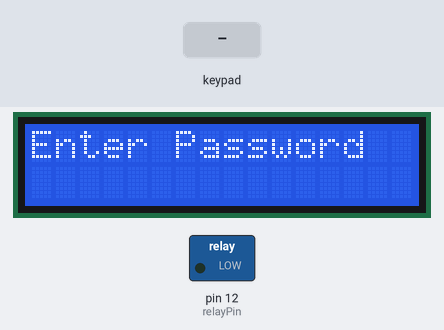
The sketch below on a simulated Arduino Uno, built with avr-gcc and run on an emulated ATmega328P. Shown: 16×2 character LCD, switched loads named in the sketch (green lamp = pin HIGH). The test bench sets the inputs (shaded band). What the sketch prints to the serial monitor is not drawn.

Above: at 1.2 s.
1.3 s: keypad keys 1 2 3 A 4 5 6 # pressed 0.4 s apart
At 5.7 s:
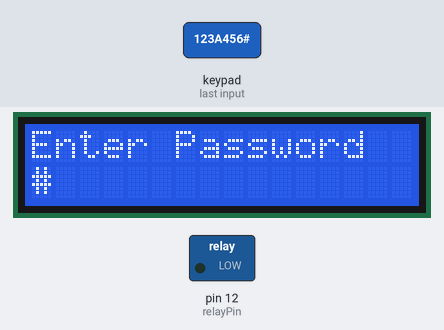
6.0 s: key 'A' pressed
At 6.6 s:
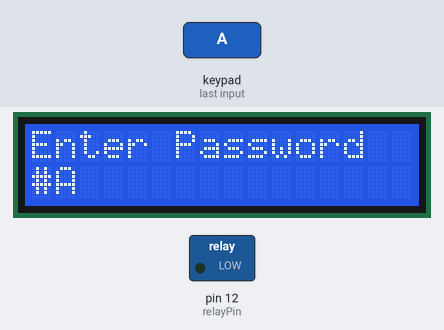
7.5 s: keypad keys 1 2 3 A 4 5 6 * pressed 0.4 s apart
At 11.0 s:
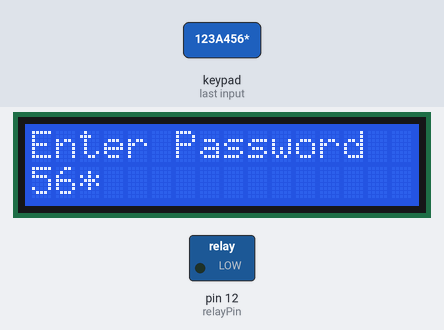
12.2 s: key 'B' pressed
At 13.3 s:
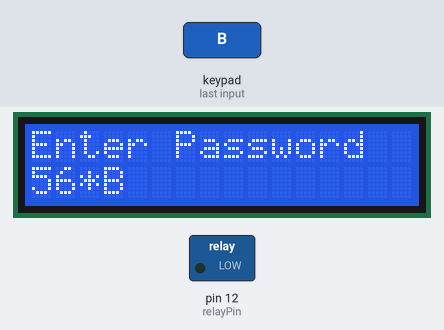
13.7 s: key 'C' pressed
At 14.7 s:
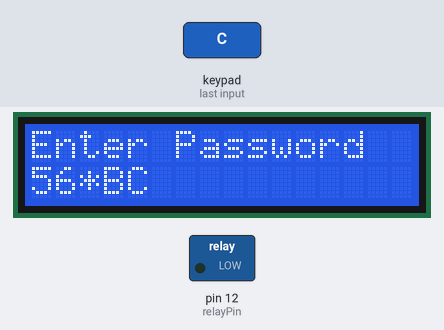
15.2 s: keypad keys 1 2 3 A 4 5 6 A pressed 0.4 s apart
At 19.3 s:
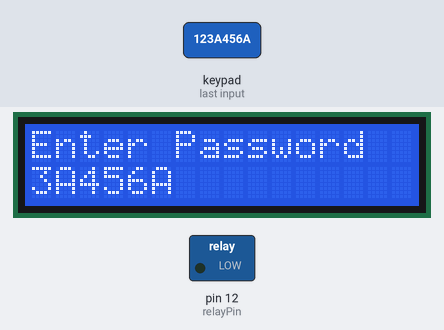
Timing chart, 0 to 20.8 s (numbered marks = the images above; inputs shaded):
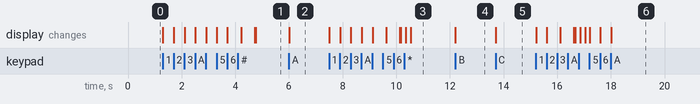

Measured:
- after the input at 1.3 s, the display: first changes at once (image 1 shows a later state)
- after the input at 6.0 s, the display: changes at once (image 2)
- after the input at 7.5 s, the display: first changes at once (image 3 shows a later state)
- after the input at 12.2 s, the display: changes at once (image 4)
- after the input at 13.7 s, the display: changes at once (image 5)
- after the input at 15.2 s, the display: first changes at once (image 6 shows a later state)

The sketch:

CAL_LABACT_5.ino
```cpp
#include <LiquidCrystal_I2C.h>
#include <Wire.h>
#include <Keypad.h>

#define Password_Length 8

const int relayPin = 12;
char Data[Password_Length];
char Master[Password_Length] = "123A456";
byte data_count = 0, master_count = 0;
bool Pass_is_good;
char customKey;

const byte ROWS = 4;
const byte COLS = 4;

char hexaKeys[ROWS][COLS] = {
  {'1', '2', '3', 'A'},
  {'4', '5', '6', 'B'},
  {'7', '8', '9', 'C'},
  {'*', '0', '#', 'D'}
};

byte rowPins[ROWS] = {9, 8, 7, 6};
byte colPins[COLS] = {5, 4, 3, 2};

Keypad customKeypad = Keypad(makeKeymap(hexaKeys), rowPins, colPins, ROWS, COLS);

LiquidCrystal_I2C lcd(0x27, 16, 2);

void setup() {
  Serial.begin(9600);
  lcd.init();
  lcd.backlight();
  pinMode(relayPin, OUTPUT);
}

void loop() {
  lcd.setCursor(0, 0);
  lcd.print("Enter Password");
  digitalWrite(relayPin, LOW);

  customKey = customKeypad.getKey();
  if (customKey) {
    Data[data_count] = customKey;
    lcd.setCursor(data_count, 1);
    lcd.print(Data[data_count]);
    data_count++;
  }

  if (data_count == Password_Length - 1) {
    delay(500);
    lcd.clear();
    if (checkPassword(Data)) {
      lcd.print("Correct");
      Serial.println(Data);
      delay(500);
    }
    else {
      lcd.print("Incorrect");
      delay(500);
    }
    lcd.clear();
    clearData();
  }

  controlRelay();
}

bool checkPassword(char* input) {
  return strcmp(input, Master) == 0;
}

void controlRelay() {
  if (Serial.available() > 0) {
    char winforms_a = Serial.read();
    if (winforms_a == 'A') {
      digitalWrite(relayPin, HIGH);
    }
    while (Serial.read() != 'B') {
      delay(500);
    }
    char winforms_b = Serial.read();
    if (winforms_b == 'B') {
      digitalWrite(relayPin, LOW);
    }
  }
}

void clearData() {
  while (data_count != 0) {
    Data[data_count--] = 0;
  }
}
```
